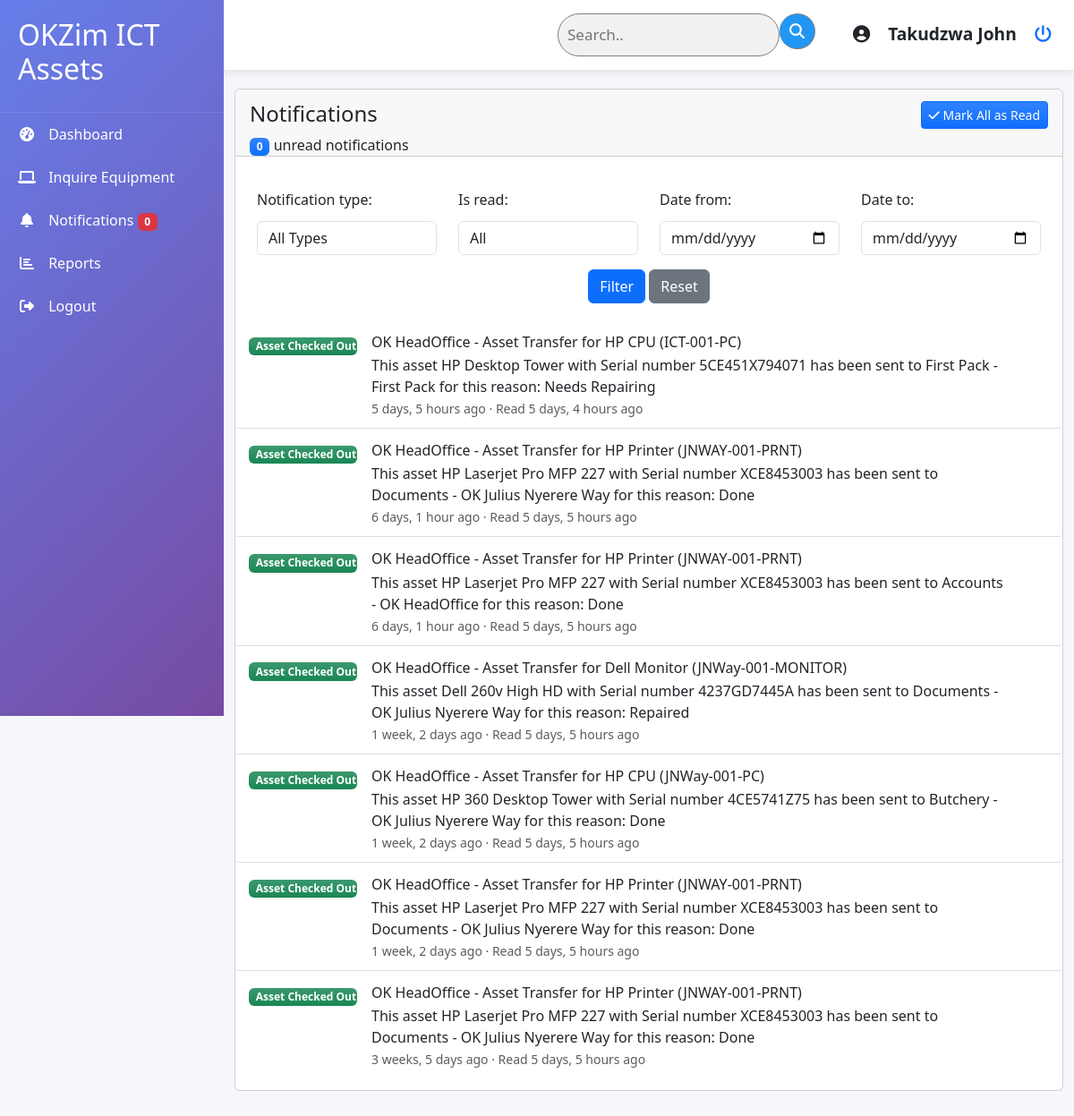
/asset_management/notifications/ (signed in), run on the app's committed database.
### asset_management/models.py (models this page shows, shortened)
class Notification(models.Model):
    NOTIFICATION_TYPES = [
        ("ASSET_INQUIRY", "Asset Inquiry"),
        ("ASSET_UPDATED", "Asset Updated"),
        ("ASSET_DELETED", "Asset Deleted"),
        ("MAINTENANCE_DUE", "Maintenance Due"),
        ("MAINTENANCE_COMPLETED", "Maintenance Completed"),
        ("ASSET_CHECKOUT", "Asset Checked Out"),
        ("ASSET_CHECKIN", "Asset Checked In"),
        ("SYSTEM_ALERT", "System Alert"),
    ]
    sender = models.ForeignKey(
        User,
        on_delete=models.SET_NULL,
        null=True,
        blank=True,
        related_name="sent_notifications",
    )
    recipient = models.ForeignKey(
        User, on_delete=models.CASCADE, related_name="notifications"
    )
    notification_type = models.CharField(max_length=50, choices=NOTIFICATION_TYPES)
    title = models.CharField(max_length=200)
    message = models.TextField()
    related_object_id = models.PositiveIntegerField(null=True, blank=True)
    related_content_type = models.ForeignKey(
        "contenttypes.ContentType", on_delete=models.SET_NULL, null=True, blank=True
    )
    is_read = models.BooleanField(default=False)
    created_at = models.DateTimeField(auto_now_add=True)
    read_at = models.DateTimeField(null=True, blank=True)
    class Meta:
        ordering = ["-created_at"]
        verbose_name = "Notification"
        verbose_name_plural = "Notifications"

### asset_management/views.py (the view, shortened to what this page needs)
# urls.py: path('asset_management/notifications/', views.notifications_list, name='notifications_list'),
@login_required
def notifications_list(request):
    notifications = Notification.objects.filter(recipient=request.user)
    form = NotificationFilterForm(request.GET or None)
    paginator = Paginator(notifications, 20)  # Show 20 notifications per page
    page_number = request.GET.get("page")
    page_obj = paginator.get_page(page_number)
    context = {
        "page_obj": page_obj,
        "form": form,
        "unread_count": Notification.objects.filter(
            recipient=request.user, is_read=False
        ).count(),
    }
    return render(request, "notifications/list.html", context)

### asset_management/forms.py
class NotificationFilterForm(forms.Form):
    notification_type = forms.ChoiceField(
        choices=[("", "All Types")] + Notification.NOTIFICATION_TYPES,
        required=False,
        widget=forms.Select(attrs={"class": "form-control"}),
    )
    is_read = forms.ChoiceField(
        choices=[("", "All"), ("read", "Read"), ("unread", "Unread")],
        required=False,
        widget=forms.Select(attrs={"class": "form-control"}),
    )
    date_from = forms.DateField(
        required=False,
        widget=forms.DateInput(attrs={
            "type": "date",
            "class": "form-control"
        }),
    )
    date_to = forms.DateField(
        required=False,
        widget=forms.DateInput(attrs={
            "type": "date",
            "class": "form-control"
        }),
    )

### asset_management/templates/notifications/list.html (shortened to what this page needs)
{% extends 'base.html' %}
{% load static %}
{% block content %}
<div class="container-fluid py-4">
    <div class="row">
        <div class="col-12">
            <div class="card mb-4">
                <div class="card-header pb-0">
                    <div class="row">
                        <div class="col-6">
                            <h4>Notifications</h4>
                            <p class="text-sm mb-0">
                                <span class="badge bg-primary bg-gradient">{{ unread_count }}</span>
                                unread notifications
                            </p>
                        </div>
                        <div class="col-6 text-end">
                            <button id="mark-all-read" class="btn btn-sm btn-primary bg-gradient">
                                <i class="fa fa-check"></i>
                                Mark All as Read
                            </button>
                        </div>
                    </div>
                </div>
                <div class="card-body px-0 pt-0 pb-2">
                    <div class="row p-4">
                        <form method="get">
                            <div class="row">
                                <div class="col-md-3">{{ form.notification_type.label_tag }}{{ form.notification_type }}
                                </div>
                                <div class="col-md-3">{{ form.is_read.label_tag }}{{ form.is_read }}</div>
                                <div class="col-md-3">{{ form.date_from.label_tag }}{{ form.date_from }}</div>
                                <div class="col-md-3">{{ form.date_to.label_tag }}{{ form.date_to }}</div>
                            </div>
                            <div class="row mt-3 text-center">
                                <div class="col-md-12">
                                    <button type="submit" class="btn btn-primary">Filter</button>
                                    <a href="{% url 'notifications_list' %}" class="btn btn-secondary">Reset</a>
                                </div>
                            </div>
                        </form>
                    </div>
                    <div class="table-responsive p-0">
                        {% if page_obj.object_list %}
                        <ul class="list-group list-group-flush">
                            {% for notification in page_obj %}
                            <li class="list-group-item {% if not notification.is_read %}unread{% endif %}">
                                <div class="d-flex align-items-center" style="width: 95%;">
                                    <div class="d-flex">
                                        <div class="me-3 min-width-121">
                                            <span class="badge bg-gradient bg-success w-100 text-center">
                                                {{ notification.get_notification_type_display }}
                                            </span>
                                        </div>
                                        <div>
                                            <h6 class="mb-1">{{ notification.title }}</h6>
                                            <p class="text-sm mb-0">{{ notification.message }}</p>
                                            <small class="text-muted">
                                                {{ notification.created_at|timesince }} ago
                                                {% if notification.is_read %}
                                                · Read {{ notification.read_at|timesince }} ago
                                                {% endif %}
                                            </small>
                                        </div>
                                    </div>
                                </div>
                            </li>
                            {% endfor %}
                        </ul>
                        {% else %}
                        <div class="text-center py-4">
                            <p class="text-muted">No notifications found.</p>
                        </div>
                        {% endif %}
                    </div>
                </div>
            </div>
        </div>
    </div>
</div>
{% endblock %}

### asset_management/templates/partials/header.html
<div class="header">
    <form class="example" action="action_page.php">
        <input type="text" placeholder="Search.." name="search">
        <button type="submit"><i class="fa fa-search"></i></button>
    </form>
    <div class="user-profile">
        <div>
            <i class="fas fa-user-circle"></i>
        </div>
        <div class="user-info">
            <div class="user-name">{{ request.user.get_full_name }}</div>
        </div>
        <a href="{% url 'logout' %}" class="logout-btn">
            <i class="fa-solid fa-power-off"></i>
        </a>
    </div>
</div>

### static/styles/css/global_styles.css (style rules this page uses)
.list-group { width: 100%; }
.list-group-item { display: flex; padding: 10px 15px; border: 1px solid #ddd; margin-bottom: 5px; border-radius: 4px; }
.min-width-121 { min-width: 121px; }

### static/styles/css/dashboard.css (style rules this page uses)
:root { --primary: #0056b3; --secondary: #e67e22; --light: #f8f9fa; --dark: linear-gradient(135deg, #667eea 0%, #764ba2 100%);; --success: #28a745; --danger: #dc3545; }
body { font-family: 'Segoe UI', Tahoma, Geneva, Verdana, sans-serif; margin: 0; background-color: #f5f7fa; }
.header { background: white; padding: 15px 25px; margin-left: 300px; box-shadow: 0 2px 10px rgba(0,0,0,0.1); display: flex; justify-content: end; align-items: center; position: fixed; right: 0px; width: 100vw; z-index: 5; gap: 20px; }
.user-profile { font-size: 1.2rem; display: flex; align-items: center; gap: 20px; }
.user-info { font-weight: 600; }
.bg-primary { background: var(--primary); }
.bg-success { background: var(--success); }
form.example input[type=text] { padding: 10px; font-size: 17px; border: 1px solid grey; float: left; width: 80%; background: #f1f1f1; border-radius: 50px; }
form.example button { float: left; padding: 0px; width: 40px; height: 40px; border-radius: 50%; background: #2196F3; color: white; font-size: 17px; border: 1px solid grey; border-left: none; cursor: pointer; }
form.example::after { content: ""; clear: both; display: table; }
* { box-sizing: border-box }

### static/styles/css/asset_transfer.css (style rules this page uses)
input[type="text"], select, textarea { width: 100%; padding: 12px; border: 1px solid #ccc; border-radius: 4px; box-sizing: border-box; resize: vertical; }
label { padding: 12px 12px 12px 0; display: inline-block; }
.row:after { content: ""; display: table; clear: both; }
.row:last-child { display: flex; justify-content: end; margin-top: 5px; }

### data on the page
Notification: notification_type "Asset Checked Out", title "OK HeadOffice - Asset Transfer for HP CPU (ICT-001-PC)", message "This asset HP Desktop Tower with Serial number 5CE451X794071 has been sent to First Pack - First Pack for this reason: Needs Repairing", created_at "5 days, 5 hours", read_at "5 days, 4 hours"
Notification: notification_type "Asset Checked Out", title "OK HeadOffice - Asset Transfer for HP Printer (JNWAY-001-PRNT)", message "This asset HP Laserjet Pro MFP 227 with Serial number XCE8453003 has been sent to Documents - OK Julius Nyerere Way for this reason: Done", created_at "6 days, 1 hour", read_at "5 days, 5 hours"
Notification: notification_type "Asset Checked Out", title "OK HeadOffice - Asset Transfer for HP Printer (JNWAY-001-PRNT)", message "This asset HP Laserjet Pro MFP 227 with Serial number XCE8453003 has been sent to Accounts - OK HeadOffice for this reason: Done", created_at "6 days, 1 hour", read_at "5 days, 5 hours"
Notification: notification_type "Asset Checked Out", title "OK HeadOffice - Asset Transfer for Dell Monitor (JNWay-001-MONITOR)", message "This asset Dell 260v High HD with Serial number 4237GD7445A has been sent to Documents - OK Julius Nyerere Way for this reason: Repaired", created_at "1 week, 2 days", read_at "5 days, 5 hours"
Notification: notification_type "Asset Checked Out", title "OK HeadOffice - Asset Transfer for HP CPU (JNWay-001-PC)", message "This asset HP 360 Desktop Tower with Serial number 4CE5741Z75 has been sent to Butchery - OK Julius Nyerere Way for this reason: Done", created_at "1 week, 2 days", read_at "5 days, 5 hours"
Notification: notification_type "Asset Checked Out", title "OK HeadOffice - Asset Transfer for HP Printer (JNWAY-001-PRNT)", message "This asset HP Laserjet Pro MFP 227 with Serial number XCE8453003 has been sent to Documents - OK Julius Nyerere Way for this reason: Done", created_at "1 week, 2 days", read_at "5 days, 5 hours"
Notification: notification_type "Asset Checked Out", title "OK HeadOffice - Asset Transfer for HP Printer (JNWAY-001-PRNT)", message "This asset HP Laserjet Pro MFP 227 with Serial number XCE8453003 has been sent to Documents - OK Julius Nyerere Way for this reason: Done", created_at "3 weeks, 5 days", read_at "5 days, 5 hours"

### other printed values
{{ unread_count }} "0"
{{ request.user.get_full_name }} "Takudzwa John"
